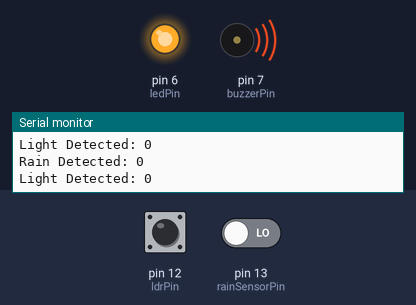
A sketch run on a simulated Arduino Uno, built with avr-gcc and run on an emulated ATmega328P. On the bench: output pins drawn as LEDs (lit = HIGH), buzzer (waves = sounding, pin HIGH), the last lines printed to the serial monitor. The test bench sets the inputs (shaded band); at power-on: pin 12 (ldrPin) LOW, pin 13 (rainSensorPin) LOW.

Above: at 10.8 s.
10.9 s: pin 12 (ldrPin) driven HIGH
At 16.3 s:
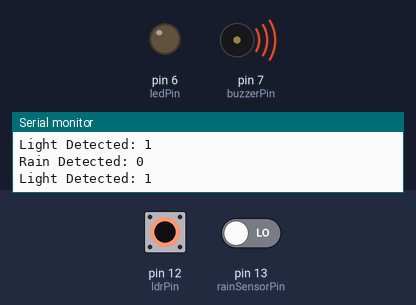
16.9 s: pin 13 (rainSensorPin) driven HIGH
At 18.0 s:
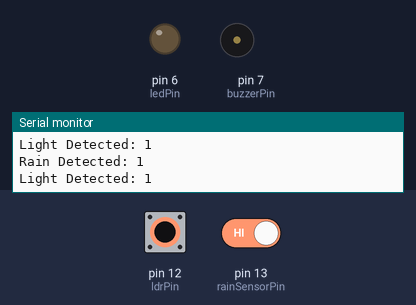
22.9 s: pin 12 (ldrPin) driven LOW
At 23.6 s:
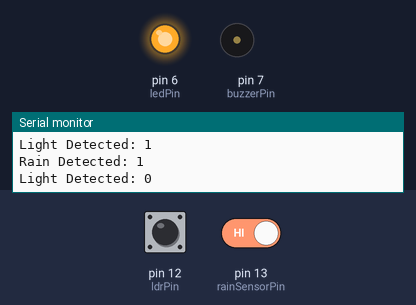
28.9 s: pin 13 (rainSensorPin) driven LOW
At 33.7 s:
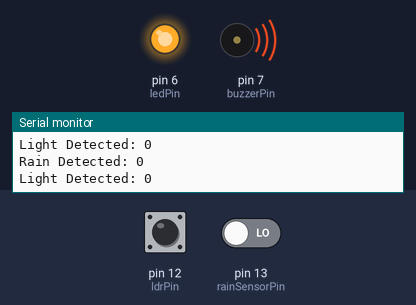
34.9 s: pin 12 (ldrPin) driven HIGH and pin 13 (rainSensorPin) driven HIGH
At 38.7 s:
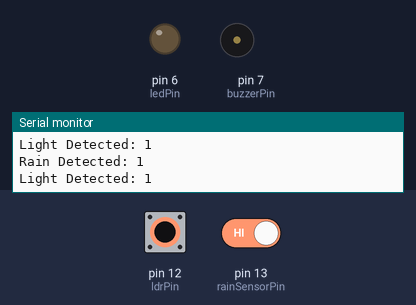
45.7 s: pin 12 (ldrPin) pulsed LOW 2 times (0.12 s each, 0.3 s apart)
At 46.4 s:
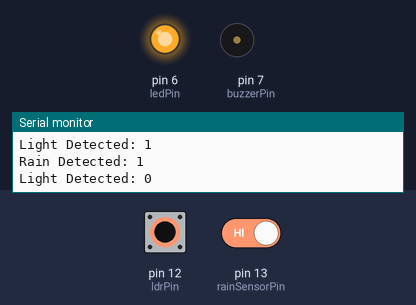
Timing chart, 0 to 52.2 s (numbered marks = the images above; inputs shaded):
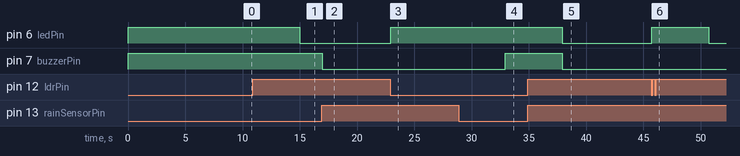

The sketch:

WeatherStation.uno.ino
```cpp
// Pin Definitions
const int rainSensorPin = 13;   // Rain sensor connected to digital pin D2
const int ldrPin = 12;          // LDR connected to digital pin D3
const int ledPin = 6;          // LED connected to digital pin D5
const int buzzerPin = 7;       // Buzzer connected to digital pin D6

void setup() {
  // Initialize pins
  pinMode(rainSensorPin, INPUT);  // Rain sensor as input
  pinMode(ldrPin, INPUT);         // LDR as input
  pinMode(ledPin, OUTPUT);        // LED as output
  pinMode(buzzerPin, OUTPUT);     // Buzzer as output

  // Initialize serial communication for debugging
  Serial.begin(9600);
}

void loop() {
  // Read rain sensor state
  int rainDetected = digitalRead(rainSensorPin);
  Serial.print("Rain Detected: ");
  Serial.println(rainDetected);

  // Read LDR state
  int isLight = digitalRead(ldrPin);
  Serial.print("Light Detected: ");
  Serial.println(isLight);

  // If rain is detected, activate buzzer and LED
  if (rainDetected == HIGH) {  // Assume LOW means rain detected, adjust if needed
    digitalWrite(buzzerPin, LOW);  // Turn on buzzer
  } else {
    digitalWrite(buzzerPin, HIGH);   // Turn off buzzer
  }
    if (isLight == HIGH) {          // Assume HIGH means enough light detected
      digitalWrite(ledPin, LOW);    // Turn off LED if it's bright enough;
    } else {
      digitalWrite(ledPin, HIGH);   // Keep LED on if it's darkd    }


  // Delay to avoid spamming the serial monitor
  delay(5000);
}
}
```

Measured:
- after the input at 10.9 s, pin 6 (ledPin): HIGH → LOW after 4.1 s
- after the input at 16.9 s, pin 7 (buzzerPin): HIGH → LOW after 0.07 s
- after the input at 22.9 s, pin 6 (ledPin): LOW → HIGH at once
- after the input at 28.9 s, pin 7 (buzzerPin): LOW → HIGH after 4.0 s
- after the input at 34.9 s, pin 6 (ledPin), pin 7 (buzzerPin): HIGH → LOW after 3.0 s
- after the input at 45.7 s, pin 6 (ledPin): LOW → HIGH at once, → LOW 5.0 s later
